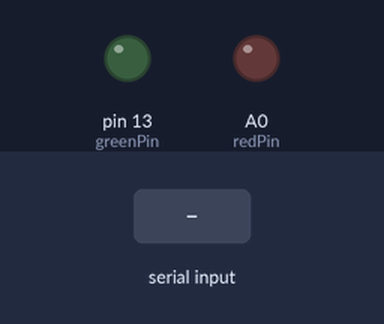
A sketch run on a simulated Arduino Uno, built with avr-gcc and run on an emulated ATmega328P. Parts: output pins drawn as LEDs (lit = HIGH). The inputs (shaded band) are chosen by the test bench.

Above: at 1.2 s.
1.3 s: "1" received over Serial
At 2.5 s:
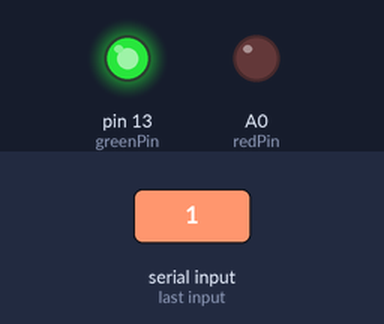
Timing chart, 0 to 8.8 s (numbered marks = the images above; inputs shaded):
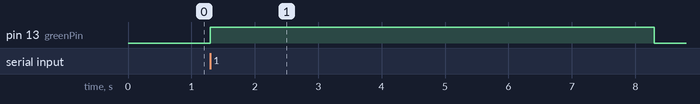

Measured:
- after the input at 1.3 s, pin 13 (greenPin): LOW → HIGH at once, → LOW 7.0 s later

The sketch:

sketch_oct30a.ino
```cpp
const int greenPin = 13; // Green LED digital pin 13
const int redPin = A0;   // Red LED analog pin A0, used as digital

void setup() {
  pinMode(greenPin, OUTPUT);
  pinMode(redPin, OUTPUT);
  Serial.begin(9600);
}

void loop() {
  if (Serial.available() > 0) {
    char status = Serial.read();
    if (status == '1') {
      // Green ON, Red OFF for 7 seconds
      digitalWrite(greenPin, HIGH);
      digitalWrite(redPin, LOW);
      delay(7000); // 7000 ms = 7 sec
      digitalWrite(greenPin, LOW);
      digitalWrite(redPin, LOW);
    } else if (status == '0') {
      // Red ON, Green OFF for 7 seconds
      digitalWrite(greenPin, LOW);
      digitalWrite(redPin, HIGH);
      delay(7000); // 7000 ms = 7 sec
      digitalWrite(greenPin, LOW);
      digitalWrite(redPin, LOW);
    }
  }
}
```
